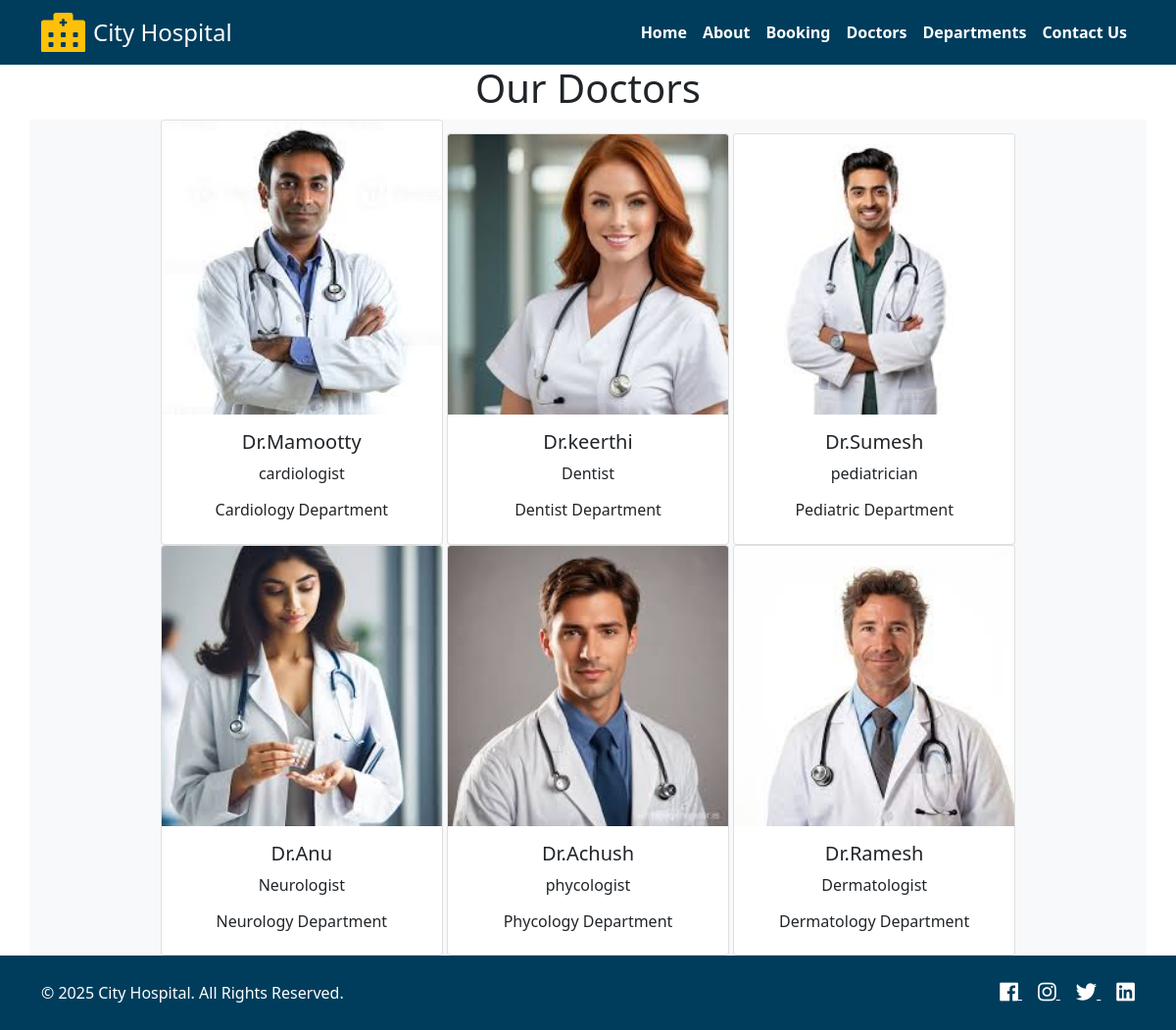
Page /doctors on the committed database.
### home/models.py (models this page shows, shortened)
class Doctors(models.Model):
    doc_name=models.CharField(max_length=50)
    doc_spec=models.CharField(max_length=40)
    dep_name=models.ForeignKey(Department,on_delete=models.CASCADE)
    doc_image=models.ImageField(upload_to='doctors')

class Department(models.Model):
    dep_name=models.CharField(max_length=50)
    dep_description=models.TextField()
    def __str__(self):
        return self.dep_name

### home/views.py (the view)
# urls.py: path('doctors',views.doctors,name='doctors'),
def doctors(request):
    dict_doct= {
        'doctors':Doctors.objects.all()
    }
    return render(request,'doctors.html',dict_doct)

### home/templates/doctors.html (shortened to what this page needs)
{% extends "base.html" %}
{% block content %}
<h1 class="text-center">Our Doctors</h1>
<div class="container text-center bg-light">
{% for d in doctors %}
<div class="card text-center" style="width: 18rem; display:inline-block">
    <img src="{{d.doc_image.url}}" class="card-img-top" alt="...">
    <div class="card-body">
      <h5 class="card-title">Dr.{{d.doc_name}}</h5>
      <p class="card-text">{{ d.doc_spec}}</p>
      <h6>{{d.dep_name}} Department</h6>
    </div>
  </div>
{% endfor %}
</div>
{%endblock%}

### home/templates/base.html (shortened to what this page needs)
<!DOCTYPE html>
<html>
<head>
      {% load static %}
  <link rel="stylesheet"
    href=" https://cdn.jsdelivr.net/npm/bootstrap@5.1.3/dist/css/bootstrap.min.css ">
  <link rel="stylesheet"
    href="https://use.fontawesome.com/releases/v5.2.0/css/all.css">
</head>
<body>
  <nav class="navbar navbar-expand-md navbar-dark" style="background-color: #003d5c;">
    <div class="container">
      <a class="navbar-brand d-flex align-items-center" href="{% url 'index' %}">
        <i class="fas fa-hospital-alt fa-2x me-2 text-warning"></i>
        <h4 class="mb-0 text-white">City Hospital</h4>
      </a>
      <div class="collapse navbar-collapse justify-content-end" id="navbarNav">
        <ul class="navbar-nav fw-bold">
          <li class="nav-item">
            <a class="nav-link text-white" href="{% url 'index' %}">Home</a>
          </li>
          <li class="nav-item">
            <a class="nav-link text-white" href="{% url 'about' %}">About</a>
          </li>
          <li class="nav-item">
            <a class="nav-link text-white" href="{% url 'booking' %}">Booking</a>
          </li>
          <li class="nav-item">
            <a class="nav-link text-white" href="{% url 'doctors' %}">Doctors</a>
          </li>
          <li class="nav-item">
            <a class="nav-link text-white" href="{% url 'department' %}">Departments</a>
          </li>
          <li class="nav-item">
            <a class="nav-link text-white" href="{% url 'contact' %}">Contact Us</a>
          </li>
        </ul>
      </div>
    </div>
  </nav>
  {% block content %}
  {% endblock %}
  <footer>
    <div class="container py-3">
      <div class="row">
        <div class="col-md-6 text-center text-md-start mb-3 mb-md-0">
          <p class="mb-0">&copy; 2025 City Hospital. All Rights Reserved.</p>
        </div>
        <div class="col-md-6 text-center text-md-end">
          <a href="https://facebook.com" target="_blank" class="text-white me-3">
            <i class="fab fa-facebook fa-lg"></i>
          </a>
          <a href="https://instagram.com" target="_blank" class="text-white me-3">
            <i class="fab fa-instagram fa-lg"></i>
          </a>
          <a href="https://twitter.com" target="_blank" class="text-white me-3">
            <i class="fab fa-twitter fa-lg"></i>
          </a>
          <a href="https://linkedin.com" target="_blank" class="text-white">
            <i class="fab fa-linkedin fa-lg"></i>
          </a>
        </div>
      </div>
    </div>
  </footer>

### home/templates/base.html (style rules this page uses)
footer { background-color: #003d5c; color: #fff; text-align: center; padding: 10px 0; }

### rows in the picture
Doctors: doc_image (picture), doc_name "Mamootty", doc_spec "cardiologist", dep_name "Cardiology"
Doctors: doc_image (picture), doc_name "keerthi", doc_spec "Dentist", dep_name "Dentist"
Doctors: doc_image (picture), doc_name "Sumesh", doc_spec "pediatrician", dep_name "Pediatric"
Doctors: doc_image (picture), doc_name "Anu", doc_spec "Neurologist", dep_name "Neurology"
Doctors: doc_image (picture), doc_name "Achush", doc_spec "phycologist", dep_name "Phycology"
Doctors: doc_image (picture), doc_name "Ramesh", doc_spec "Dermatologist", dep_name "Dermatology"
